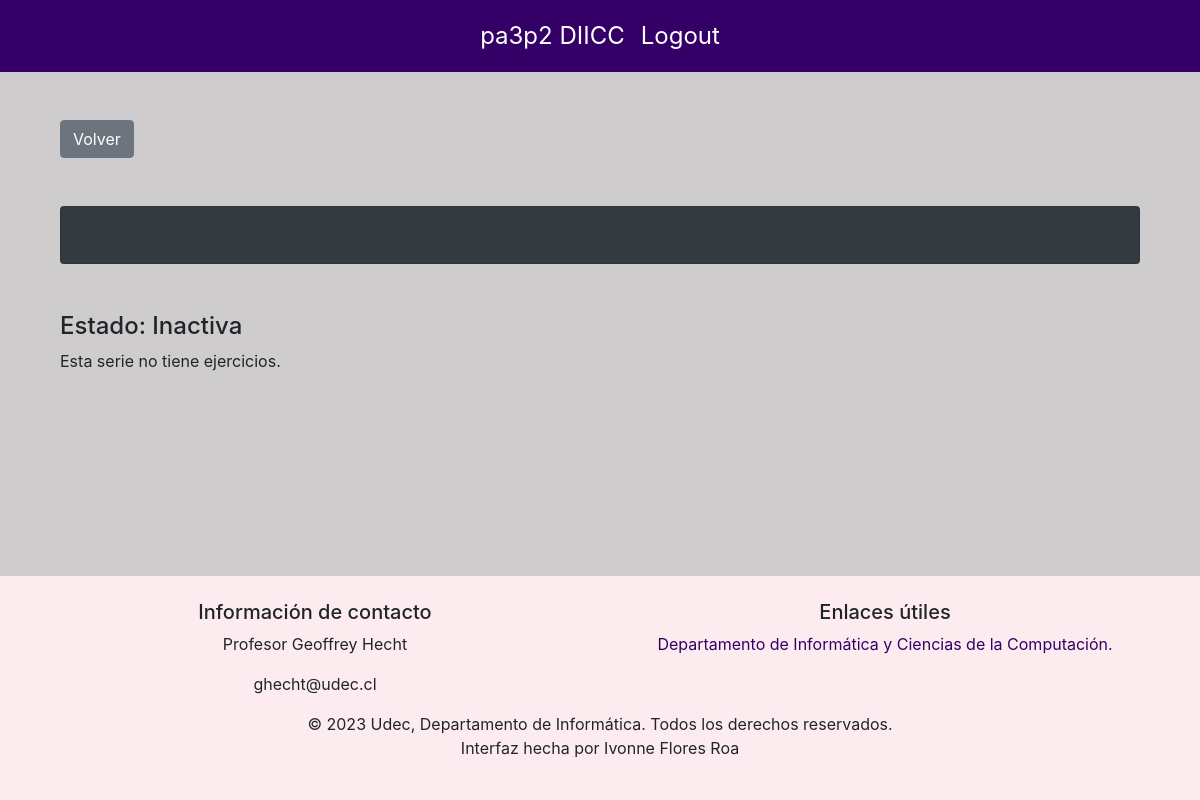
Page /dashDocente/1/serie/2 (signed in) on the earlier database version.
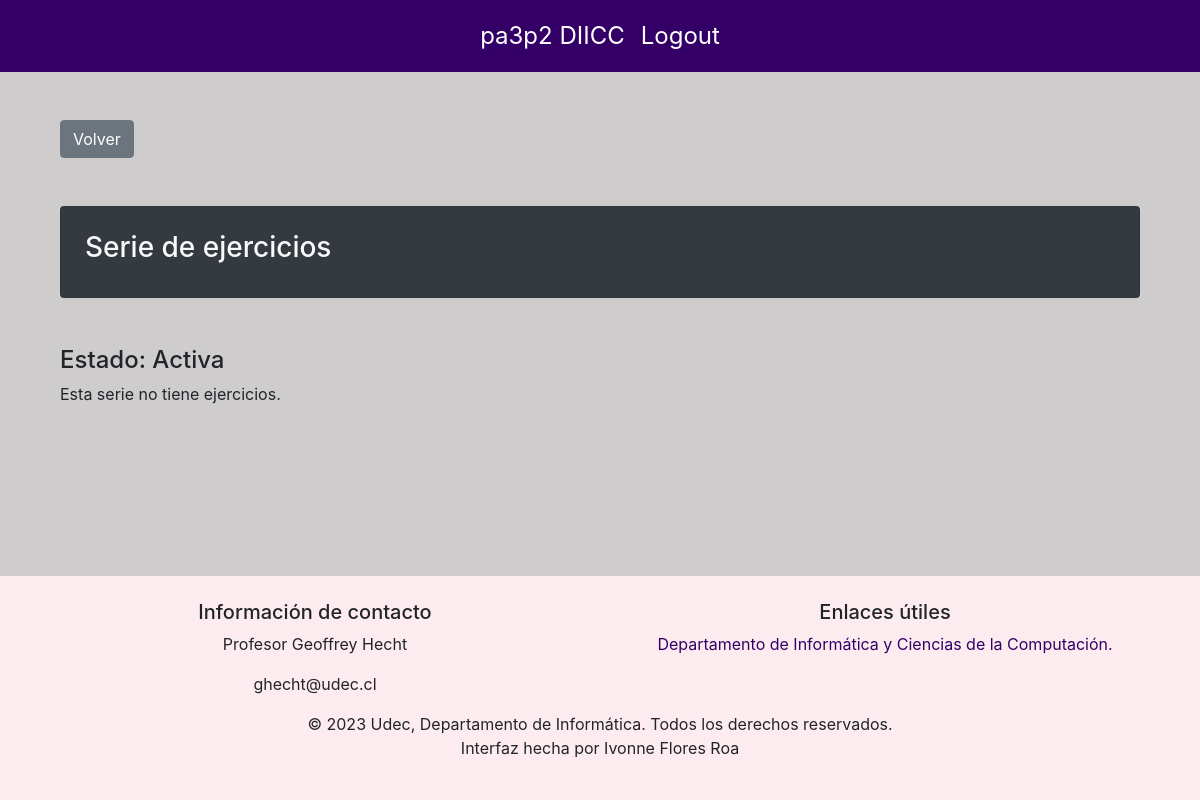
Same page on the later database version.
### basedatos/modelos.py (models this page shows, shortened)
class Serie(db.Model):
    id = db.Column(db.Integer, primary_key=True)
    nombre = db.Column(db.String(50), nullable=False, unique=True)
    activa = db.Column(db.Boolean(), nullable=False, default=True)
    ejercicios = db.relationship('Ejercicio', order_by=Ejercicio.id, back_populates='serie')

### main.py (the view)
@app.route('/dashDocente/<int:supervisor_id>/serie/<int:serie_id>')
@login_required
def detallesSeries(supervisor_id, serie_id):
    if not verify_supervisor(supervisor_id):
        flash('No tienes permiso para acceder a este dashboard. Debes ser un Supervisor.', 'danger')
        return redirect(url_for('login'))
    serie = Serie.query.get(serie_id)
    ejercicios = Ejercicio.query.filter_by(id_serie=serie_id).all()
    return render_template('detallesSerie.html', serie=serie, ejercicios=ejercicios, supervisor_id=supervisor_id)

### basedatos/modelos.py (called while the page is built)
    @property
    def is_authenticated(self):
        return True

### main.py (called while the page is built)
@login_manager.user_loader
def load_user(user_id):
    if user_id.startswith("e"):
        user = db.session.get(Estudiante, int(user_id[1:]))
    elif user_id.startswith("s"):
        user = db.session.get(Supervisor, int(user_id[1:]))
    else:
        return None
    return user

def verify_supervisor(supervisor_id):
    if not isinstance(current_user, Supervisor):
        flash('No tienes permiso para acceder a este dashboard. Debes ser un Supervisor.', 'danger')
        return False
    if current_user.id != supervisor_id:
        flash('No tienes permiso para acceder a este dashboard.', 'danger')
        return False
    return True

### templates/detallesSerie.html (shortened to what this page needs)
{% extends "layout.html" %}
{% block content %}
<div class="container mt-5">
    <br>
    <a href="{{url_for('dashDocente', supervisor_id=supervisor_id)}}" class="btn btn-secondary">Volver</a>
</div>
<div class="container mt-5">
    <div class="card text-light bg-dark p-4 rounded mb-4 no-hover-effect">
        <h3>{{serie.nombre}}</h3>
    </div>
</div>
<div class="container mt-5">
{%if serie.activa%}
    <h4>Estado: Activa</h4>
{%else%}
    <h4>Estado: Inactiva</h4>
{%endif%}
{%if ejercicios %}
    <div class="list-group list-group-numbered">
        {%for ejercicio in ejercicios%}
            <a href="{{url_for('detallesEjercicio', supervisor_id=supervisor_id, serie_id=serie.id,ejercicio_id=ejercicio.id)}}" class="list-group-item list-group-item-action" style="font-size: 1em;">
                {{loop.index}}. {{ejercicio.nombre}}
            </a>
        {%endfor%}
    </div>
{%else%}
    <p>Esta serie no tiene ejercicios.</p>
{%endif%}
</div>
{% endblock %}

Differences in the rows shown:
added Serie: nombre "Serie de ejercicios"
Other differences:
text no longer shown: "Estado: Inactiva"
text now shown: "Estado: Activa"
